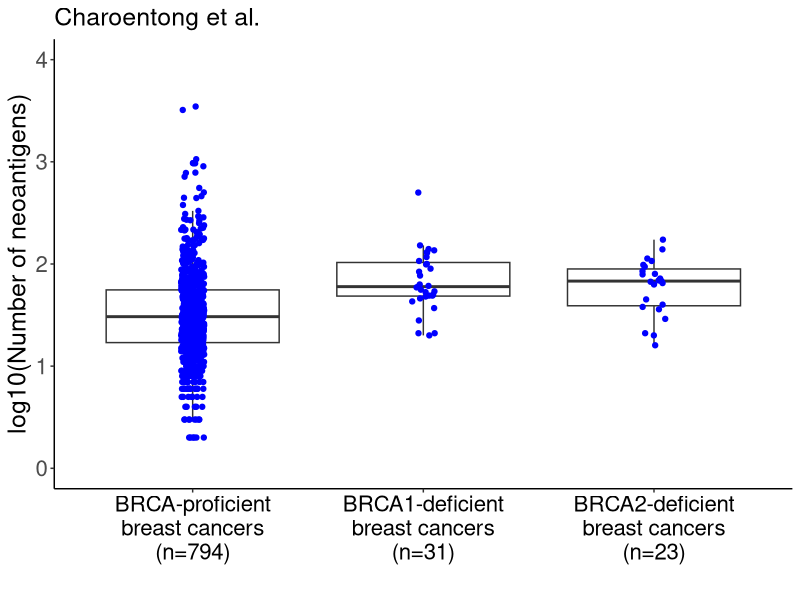

The R source for this figure:
# Load packages
library(ggplot2)

# Set working directory
setwd("/Users/WIMM/Documents/BRCA_2018/Github/")

# Read file
df <- read.table("Data/TCGA_final.txt", header=TRUE, sep="\t", na.strings="NA", check.names=FALSE)

# Subset relevant columns
df <- df[ , c("BRCA_status", "Predicted.Neoantigens.Charoentong")]

# Remove missing rows
df <- na.omit(df)

# Compute p-values
    # BRCA1-deficient vs. BRCA-proficient
    wilcox.test(Predicted.Neoantigens.Charoentong ~ BRCA_status, data=subset(df, BRCA_status %in% c("BRCA-proficient", "BRCA1-deficient")))$p.value
    
    # BRCA2-deficient vs. BRCA-proficient
    wilcox.test(Predicted.Neoantigens.Charoentong ~ BRCA_status, data=subset(df, BRCA_status %in% c("BRCA-proficient", "BRCA2-deficient")))$p.value
    
# Tabulate sample size per genotype
n.proficient <- length(df$BRCA_status[which(df$BRCA_status=="BRCA-proficient")])
n.brca1 <- length(df$BRCA_status[which(df$BRCA_status=="BRCA1-deficient")])
n.brca2 <- length(df$BRCA_status[which(df$BRCA_status=="BRCA2-deficient")])

# Boxplot
    # Definition
    data <- df
    x <- data$BRCA_status
    y <- log10(data$Predicted.Neoantigens.Charoentong + 1)
    maintitle <- "Charoentong et al."
    xtitle <- ""
    ytitle <- "log10(Number of neoantigens)"
    xlabels <- c(paste("BRCA-proficient\nbreast cancers\n(n=", n.proficient, ")", sep=""),
     paste("BRCA1-deficient\nbreast cancers\n(n=", n.brca1, ")", sep=""),
     paste("BRCA2-deficient\nbreast cancers\n(n=", n.brca2, ")", sep=""))
    ymin <- 0
    ymax <- ceiling(max(y))
    
    
    # Plot
    plot <- ggplot(data, aes(x=x, y=y)) +
        geom_boxplot(outlier.colour="white") +
        geom_jitter(height=0, width=0.05, color="blue") +
        ylim(ymin, ymax) +
        labs(title=maintitle, x=xtitle, y=ytitle) +
        scale_x_discrete(labels=xlabels) +
        theme(panel.grid.major=element_blank(),
              panel.grid.minor=element_blank(),
              panel.background=element_blank(),
              axis.line = element_line(colour="black"),
              axis.text=element_text(size=16),
              axis.title=element_text(size=18),
              axis.text.x=element_text(colour="black"),
              plot.title=element_text(size=18))

    # Sava plot
    ggsave("Figures/Supp Figure_4B.pdf", plot, width=8, height=8)
